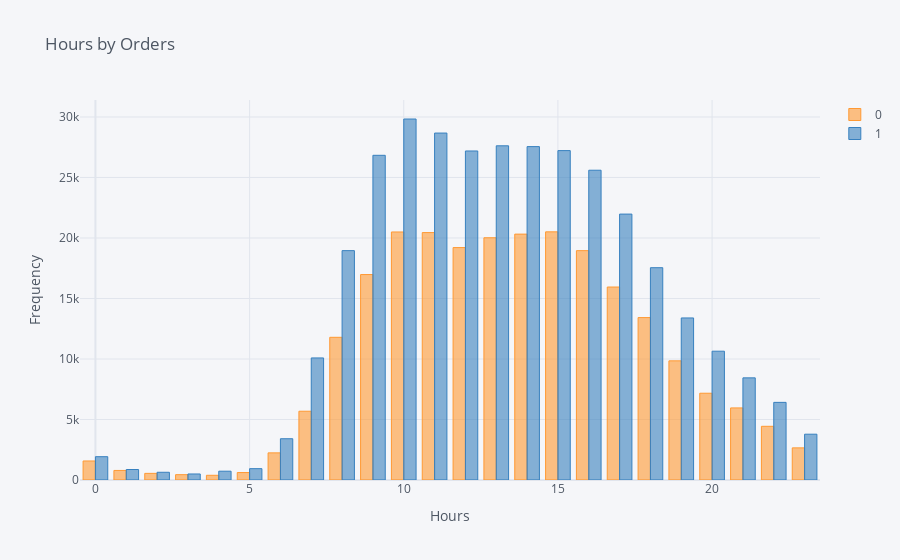

Write notebook code for a chart like this one.
### Code cell
fig = insta_RetInfo[['order_hour','reordered']].value_counts().sort_values(ascending=False).unstack().iplot(kind='bar', 
                                                            title='Hours by Orders ',
                                                            xaxis_title='Hours',
                                                            yaxis_title='Frequency')
fig = go.Figure(fig)

py.plot(fig, filename='Hours_By_Orders', auto_open=False)
# As is expected, most orders are placed from late morning to late evening

### Figure 1 — Plotly figure (JSON) as saved in the notebook; plotly's stock layout.template omitted (floating-point values rounded to 4 significant figures)
{"data": [{"marker": {"color": "rgba(255, 153, 51, 0.6)", "line": {"color": "rgba(255, 153, 51, 1.0)", "width": 1}}, "name": "0", "orientation": "v", "text": "", "type": "bar", "x": [0, 1, 2, 3, 4, 5, 6, 7, 8, 9, 10, 11, 12, 13, 14, 15, 16, 17, 18, 19, 20, 21, 22, 23], "y": [1572, 790, 549, 441, 389, 615, 2243, 5683, 11792, 16978, 20498, 20447, 19208, 20021, 20320, 20508, 18954, 15948, 13422, 9847, 7171, 5958, 4438, 2655]}, {"marker": {"color": "rgba(55, 128, 191, 0.6)", "line": {"color": "rgba(55, 128, 191, 1.0)", "width": 1}}, "name": "1", "orientation": "v", "text": "", "type": "bar", "x": [0, 1, 2, 3, 4, 5, 6, 7, 8, 9, 10, 11, 12, 13, 14, 15, 16, 17, 18, 19, 20, 21, 22, 23], "y": [1926, 868, 639, 498, 728, 936, 3410, 10088, 18955, 26834, 29834, 28672, 27191, 27619, 27552, 27222, 25600, 21976, 17546, 13393, 10645, 8440, 6416, 3786]}], "layout": {"legend": {"bgcolor": "#F5F6F9", "font": {"color": "#4D5663"}}, "paper_bgcolor": "#F5F6F9", "plot_bgcolor": "#F5F6F9", "title": {"font": {"color": "#4D5663"}, "text": "Hours by Orders "}, "xaxis": {"gridcolor": "#E1E5ED", "showgrid": true, "tickfont": {"color": "#4D5663"}, "title": {"font": {"color": "#4D5663"}, "text": "Hours"}, "zerolinecolor": "#E1E5ED"}, "yaxis": {"gridcolor": "#E1E5ED", "showgrid": true, "tickfont": {"color": "#4D5663"}, "title": {"font": {"color": "#4D5663"}, "text": "Frequency"}, "zerolinecolor": "#E1E5ED"}}}
